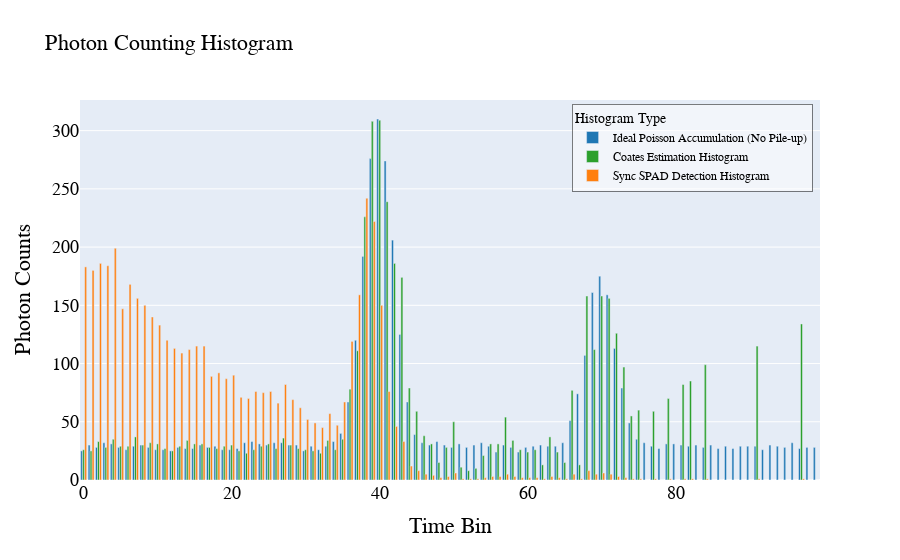

The notebook cell saved with this chart:
### Code cell
# DoubleGaussian参数设置
num_bins = 100
pulse_pos1 = 40
pulse_pos2 = 70
pulse_width1 = 2
pulse_width2 = 2
signal_strength1 = 0.4
signal_strength2 = 0.2
bg_strength = 0.04
num_cycles = 5000

# 创建DoubleGaussian实例
gating_algo_double = ga.DoubleGaussian(num_bins, pulse_pos1, pulse_pos2, pulse_width1, pulse_width2, signal_strength1, signal_strength2, bg_strength, num_cycles)
    
# 绘图
gating_algo_double.plot_hist_plotly()

### Figure 1 — Plotly figure (JSON) as saved in the notebook; plotly's stock layout.template omitted (floating-point values rounded to 4 significant figures)
{"data": [{"marker": {"color": "#1f77b4"}, "name": "Ideal Poisson Accumulation (No Pile-up)", "type": "bar", "x": [0, 1, 2, 3, 4, 5, 6, 7, 8, 9, 10, 11, 12, 13, 14, 15, 16, 17, 18, 19, 20, 21, 22, 23, 24, 25, 26, 27, 28, 29, 30, 31, 32, 33, 34, 35, 36, 37, 38, 39, 40, 41, 42, 43, 44, 45, 46, 47, 48, 49, 50, 51, 52, 53, 54, 55, 56, 57, 58, 59, 60, 61, 62, 63, 64, 65, 66, 67, 68, 69, 70, 71, 72, 73, 74, 75, 76, 77, 78, 79, 80, 81, 82, 83, 84, 85, 86, 87, 88, 89, 90, 91, 92, 93, 94, 95, 96, 97, 98, 99], "y": [25, 30, 28, 32, 31, 28, 26, 29, 30, 28, 26, 26, 25, 28, 27, 27, 30, 28, 29, 26, 26, 27, 32, 33, 31, 30, 32, 32, 30, 30, 25, 29, 26, 29, 33, 40, 67, 120, 192, 276, 310, 274, 206, 125, 67, 39, 32, 30, 33, 30, 28, 31, 28, 30, 32, 29, 24, 30, 28, 24, 28, 29, 30, 29, 29, 32, 51, 74, 107, 161, 175, 159, 113, 79, 49, 35, 32, 29, 27, 31, 31, 30, 29, 30, 28, 30, 27, 29, 27, 29, 29, 29, 26, 30, 29, 28, 32, 27, 28, 28]}, {"marker": {"color": "#2ca02c"}, "name": "Coates Estimation Histogram", "type": "bar", "x": [0, 1, 2, 3, 4, 5, 6, 7, 8, 9, 10, 11, 12, 13, 14, 15, 16, 17, 18, 19, 20, 21, 22, 23, 24, 25, 26, 27, 28, 29, 30, 31, 32, 33, 34, 35, 36, 37, 38, 39, 40, 41, 42, 43, 44, 45, 46, 47, 48, 49, 50, 51, 52, 53, 54, 55, 56, 57, 58, 59, 60, 61, 62, 63, 64, 65, 66, 67, 68, 69, 70, 71, 72, 73, 74, 75, 76, 77, 78, 79, 80, 81, 82, 83, 84, 85, 86, 87, 88, 89, 90, 91, 92, 93, 94, 95, 96, 97, 98, 99], "y": [26, 25, 33, 28, 35, 29, 29, 37, 30, 32, 31, 27, 25, 29, 34, 31, 31, 28, 27, 29, 30, 25, 23, 26, 29, 31, 27, 36, 30, 27, 26, 25, 23, 34, 26, 35, 78, 111, 226, 308, 309, 239, 186, 174, 79, 59, 38, 31, 15, 28, 50, 11, 8, 10, 21, 31, 31, 54, 34, 26, 24, 26, 13, 37, 24, 15, 77, 13, 158, 112, 158, 156, 126, 97, 55, 60, 0, 59, 0, 70, 0, 82, 85, 0, 99, 0, 0, 0, 0, 0, 0, 115, 0, 0, 0, 0, 0, 134, 0, 0]}, {"marker": {"color": "#ff7f0e"}, "name": "Sync SPAD Detection Histogram", "type": "bar", "x": [0, 1, 2, 3, 4, 5, 6, 7, 8, 9, 10, 11, 12, 13, 14, 15, 16, 17, 18, 19, 20, 21, 22, 23, 24, 25, 26, 27, 28, 29, 30, 31, 32, 33, 34, 35, 36, 37, 38, 39, 40, 41, 42, 43, 44, 45, 46, 47, 48, 49, 50, 51, 52, 53, 54, 55, 56, 57, 58, 59, 60, 61, 62, 63, 64, 65, 66, 67, 68, 69, 70, 71, 72, 73, 74, 75, 76, 77, 78, 79, 80, 81, 82, 83, 84, 85, 86, 87, 88, 89, 90, 91, 92, 93, 94, 95, 96, 97, 98, 99], "y": [183, 180, 186, 184, 199, 147, 168, 156, 150, 140, 133, 120, 113, 109, 112, 115, 115, 89, 92, 87, 90, 71, 70, 76, 75, 76, 66, 82, 69, 62, 52, 49, 45, 57, 47, 67, 119, 159, 242, 222, 150, 76, 46, 33, 12, 8, 5, 4, 2, 3, 6, 1, 1, 1, 2, 3, 3, 5, 3, 2, 2, 2, 1, 3, 2, 1, 5, 1, 8, 5, 6, 5, 3, 2, 1, 1, 0, 1, 0, 1, 0, 1, 1, 0, 1, 0, 0, 0, 0, 0, 0, 1, 0, 0, 0, 0, 0, 1, 0, 0]}], "layout": {"barmode": "group", "font": {"color": "Black", "family": "Arial, sans-serif", "size": 18}, "legend": {"bgcolor": "rgba(255,255,255,0.5)", "bordercolor": "rgba(0,0,0,0.5)", "borderwidth": 1, "font": {"size": 12}, "title": {"text": "Histogram Type"}, "x": 0.99, "xanchor": "right", "y": 0.99, "yanchor": "top"}, "title": {"font": {"color": "Black", "family": "Arial, sans-serif", "size": 22}, "text": "Photon Counting Histogram"}, "xaxis": {"title": {"text": "Time Bin"}}, "yaxis": {"title": {"text": "Photon Counts"}}}}
